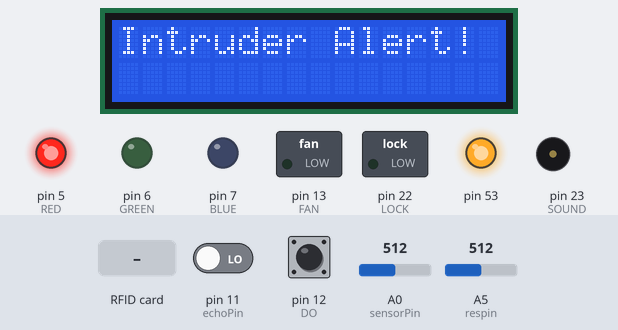
Bench run of a sketch on a simulated Arduino Mega 2560, built with avr-gcc and run on an emulated ATmega2560. Shown: 16×2 character LCD, switched loads named in the sketch (green lamp = pin HIGH), output pins drawn as LEDs (lit = HIGH), buzzer (waves = sounding). The test bench sets the inputs (shaded band); at power-on: A5 (respin) = 512, A0 (sensorPin) = 512, pin 11 (echoPin) LOW, pin 12 (DO) HIGH. The modem accepts every AT command (registered, SIM ready, sends succeed) and sends nothing else; pins used as bus, display or sensor lines are not drawn; what the sketch prints to the serial monitor is not drawn.

Above: at 1.8 s.
At 13.0 s:
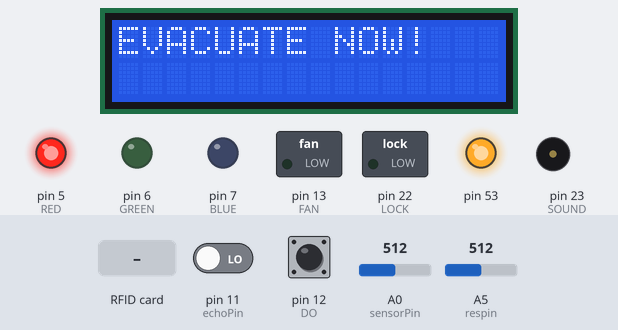
13.1 s: RFID card 97 C4 35 1B held to the reader
At 17.4 s:
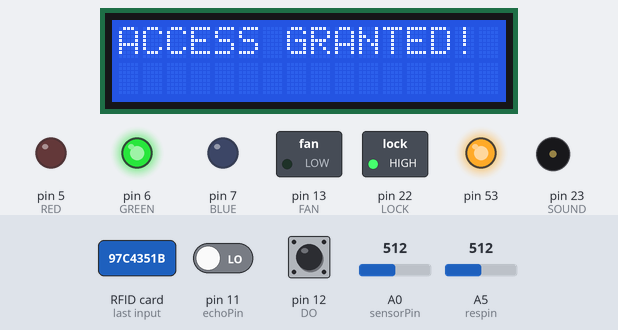
30.7 s: A5 (respin) set to 264
36.3 s: A5 (respin) set to 250
39.6 s: A0 (sensorPin) set to 490
At 45.3 s:
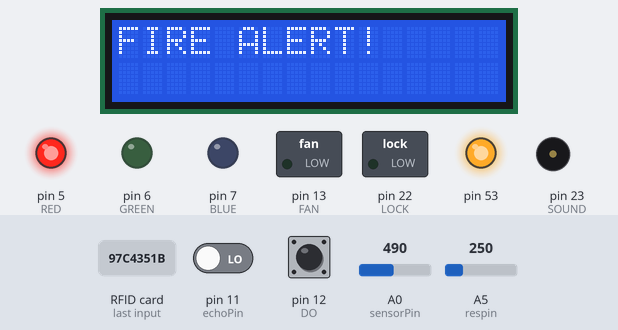
Timing chart, 0 to 51.9 s (numbered marks = the images above; inputs shaded):
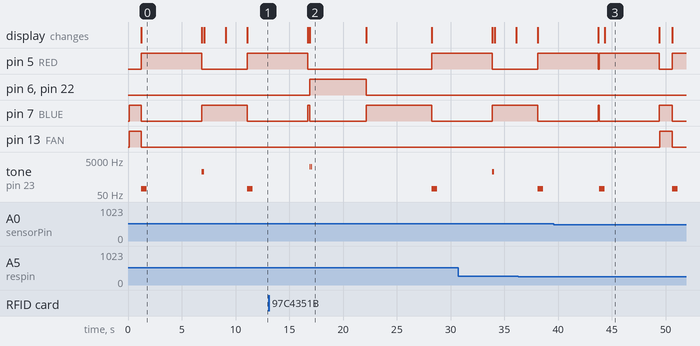

Measured:
- after the input at 13.1 s, pin 6 (GREEN), pin 22 (LOCK): LOW → HIGH after 3.8 s, → LOW 5.3 s later; the display: first differs from a run without the input after 3.8 s (image 2)
- after the input at 39.6 s, the display: first differs from a run without the input after 4.7 s (image 3)
- by itself, tone on pin 23 (SOUND): plays 2000 Hz for 0.10 s, 2000 Hz for 0.10 s, 100 Hz for 0.50 s
- what the display in image 0 shows lasts 5.6 s, from 1.3 s to 6.9 s
- what the display in image 2 shows lasts 5.2 s, from 16.9 s to 22.1 s

The sketch:

Home_Security_and_Safety_Automation.ino
```cpp
#define SS_PIN 9
#define RST_PIN 8
#define SP_PIN 8
#define FAN 13
#define RED 5
#define GREEN 6
#define BLUE 7
#define SOUND 23
#define LOCK 22

#include <Wire.h>
#include <LiquidCrystal_I2C.h>
#include<SoftwareSerial.h>
#include "SPI.h"
#include "MFRC522.h"
#include <SoftwareSerial.h>

LiquidCrystal_I2C lcd(0x27, 2,1,0,4,5,6,7,3, POSITIVE);
MFRC522 rfid(SS_PIN, RST_PIN);
MFRC522::MIFARE_Key key;
SoftwareSerial mySerial(3, 2);

int trigPin = 10;
int echoPin = 11;
long duration;
int distance;
int respin = A5;
int resval = 0;
int DO = 12;
int sensorPin = A0;
int sensorValue = 0;
int count = 0;
int fanActivation = 1;
void setup() {
  Serial.begin(9600);
  SPI.begin();
  rfid.PCD_Init();
  lcd.begin(16,2);
  pinMode(trigPin, OUTPUT);
  pinMode(echoPin, INPUT);
  pinMode(DO, INPUT);
  pinMode(FAN, OUTPUT);
  pinMode(RED, OUTPUT);
  pinMode(GREEN, OUTPUT);
  pinMode(BLUE, OUTPUT);
  pinMode(SOUND, OUTPUT);
  pinMode(LOCK, OUTPUT);
  digitalWrite(BLUE, HIGH);
  mySerial.begin(9600);
}
void loop() {
  if(fanActivation == 1){
    digitalWrite(FAN, HIGH);
    fanActivation = 0;
  }
  RFID();
  ULTRASONIC();
  WATER();
  GAS();
  FLAME();
}
/**
        Author: IOXhop
        Date: N.D.
        Description: This code scans the RFID Hexadecimal Tag and confirms if the tag is authorize or not.
**/
void RFID(){
  if (!rfid.PICC_IsNewCardPresent() || !rfid.PICC_ReadCardSerial())
    return;
  MFRC522::PICC_Type piccType = rfid.PICC_GetType(rfid.uid.sak);
  if (piccType != MFRC522::PICC_TYPE_MIFARE_MINI &&
    piccType != MFRC522::PICC_TYPE_MIFARE_1K &&
    piccType != MFRC522::PICC_TYPE_MIFARE_4K) {
    Serial.println(F("Your tag is not of type MIFARE Classic."));
    return;
  }
  String strID = "";
  for (byte i = 0; i < 4; i++) {
    strID +=
    (rfid.uid.uidByte[i] < 0x10 ? "0" : "") +
    String(rfid.uid.uidByte[i], HEX) +
    (i!=3 ? ":" : "");
  }
  strID.toUpperCase();
  Serial.print("Tap card key: ");
  Serial.println(strID);

  if (strID.indexOf("97:C4:35:1B") >= 0 || strID.indexOf("E2:17:C3:1B") >= 0){
    fanActivation = 1;
    lcd.print("ACCESS GRANTED!");
    digitalWrite(LOCK, HIGH);
    digitalWrite(BLUE, LOW);
    digitalWrite(RED, LOW);
    digitalWrite(GREEN, HIGH);
    tone(SOUND, 2000);
    delay(100);
    noTone(SOUND);
    delay(50);
    tone(SOUND, 2000);
    delay(100);
    noTone(SOUND);

    delay(5000);
    digitalWrite(LOCK, LOW);
    lcd.clear();
    digitalWrite(BLUE, HIGH);
    digitalWrite(RED, LOW);
    digitalWrite(GREEN, LOW);
    count = 0;
    delay(5000);

  }
  else{
    count++;
    if(count == 3){
    lcd.print("Intruder Alert!");

    /**
        Author: Last Minute Engineers
        Date: N.D
        Description: This code will initialize text message to the members of the family whenever it detects hazard or unwanted guest
**/
    mySerial.println("AT");
    updateSerial();
    mySerial.println("AT+CMGF=1");
    updateSerial();
    mySerial.println("AT+CMGS=\"+639125299027\"");
    updateSerial();
    mySerial.print("Anak, umuwi ka muna sa bahay, mag nagtatangkang pumasok sa pintuan natin!");
    updateSerial();
    mySerial.write(26);
    delay(3000);
    count = 0;
    }
    else{
      lcd.print("ACCESS DENIED!");
    }
    digitalWrite(FAN, LOW);
    digitalWrite(BLUE, LOW);
    digitalWrite(RED, HIGH);
    digitalWrite(GREEN, LOW);
    tone(SOUND, 100);
    delay(500);
    noTone(SOUND);

    delay(3000);
    lcd.clear();
    digitalWrite(BLUE, HIGH);
    digitalWrite(RED, LOW);
    digitalWrite(GREEN, LOW);
  }
  rfid.PICC_HaltA();
  rfid.PCD_StopCrypto1();
}
/**
        Author: How To Mechatronics
        Date: July 26, 2015
        Description: This code detects is there is an unwanted guest that will enter the window through sonar or sound waves.
**/
void ULTRASONIC(){
  digitalWrite(trigPin, LOW);
  delay(50);
  digitalWrite(trigPin, HIGH);
  delay(50);
  digitalWrite(trigPin, LOW);

  duration = pulseIn(echoPin, HIGH);
  distance = duration;

  if(distance < 500){
    lcd.print("Intruder Alert!");
    digitalWrite(FAN, LOW);
    digitalWrite(BLUE, LOW);
    digitalWrite(RED, HIGH);
    digitalWrite(GREEN, LOW);
    tone(SOUND, 100);
    delay(500);
    noTone(SOUND);
    /**
        Author: Last Minute Engineers
        Date: N.D
        Description: This code will initialize text message to the members of the family whenever it detects hazard or unwanted guest
**/
    mySerial.println("AT");
    updateSerial();
    mySerial.println("AT+CMGF=1");
    updateSerial();
    mySerial.println("AT+CMGS=\"+639397377889\"");
    updateSerial();
    mySerial.print("Anak, umuwi ka muna sa bahay, mag nagtatangkang pumasok sa bintana natin!");
    updateSerial();
    mySerial.write(26);


    delay(3000);
    lcd.clear();
    digitalWrite(BLUE, HIGH);
    digitalWrite(RED, LOW);
    digitalWrite(GREEN, LOW);


  }
   Serial.println(distance);
}
/**
        Author: The geek Pub
        Date: May 12, 2019
        Description: This code detects the water level that it can measure from Low, Medium, and High level.
**/
void WATER(){
  resval = analogRead(respin);
  if (resval > 100 && resval < 230){
    tone(SOUND, 1000);
    delay(200);
    noTone(SOUND);
    lcd.print("Water Level: Low");
    delay(2000);

    lcd.clear();
    lcd.print("Safe to Stay..");
    delay(2000);
    lcd.clear();
  }
  else if (resval > 230 && resval < 250){
    digitalWrite(FAN, LOW);
    tone(SOUND, 1000);
    delay(200);
    noTone(SOUND);
    lcd.print("Water Level is");
    delay(2000);
    lcd.clear();
    lcd.print("Medium");
    delay(2000);
    lcd.clear();
    lcd.print("Prepare to");
    delay(2000);
    lcd.clear();
    lcd.print("Evacuate");
    delay(2000);
    lcd.clear();
  }
  else if (resval > 250){
    digitalWrite(FAN, LOW);
    tone(SOUND, 1000);
    delay(200);
    noTone(SOUND);
    lcd.print("Water Level is");
    delay(2000);
    lcd.clear();
    lcd.print("High");
    delay(2000);
    lcd.clear();
    lcd.print("EVACUATE NOW!");
    digitalWrite(BLUE, LOW);
    digitalWrite(RED, HIGH);
    digitalWrite(GREEN, LOW);
    tone(SOUND, 100);
    delay(500);
    noTone(SOUND);
    /**
        Author: Last Minute Engineers
        Date: N.D
        Description: This code will initialize text message to the members of the family whenever it detects hazard or unwanted guest
**/
    mySerial.println("AT");
    updateSerial();
    mySerial.println("AT+CMGF=1");
    updateSerial();
    mySerial.println("AT+CMGS=\"+639125299027\"");
    updateSerial();
    mySerial.print("Anak, mataas na ang lebel ng tubig sa bahay lumikas na tayo!");
    updateSerial();
    mySerial.write(26);


    delay(3000);
    lcd.clear();
    digitalWrite(BLUE, HIGH);
    digitalWrite(RED, LOW);
    digitalWrite(GREEN, LOW);
  }
  //Serial.println(resval);
  delay(50);
}
/**
        Author: ElectroPeak
        Date: April 10, 2019
        Description: This code will allow the MQ-9 GAS sensor to detect Carbon monoxide and Flammable gases.
**/
void GAS(){
 int alarm = 0;
 float sensor_volt;
 float RS_gas;
 float ratio;
 float R0 = -0.10;
 int sensorValue = analogRead(A0);
 sensor_volt = ((float)sensorValue / 1024) * 5.0;
 RS_gas = (5.0 - sensor_volt) / sensor_volt;
 ratio = RS_gas / R0;
 alarm = digitalRead(DO);
 if (alarm == 0) {
  digitalWrite(FAN, LOW);
  lcd.print("Gas Detected!");
  digitalWrite(BLUE, LOW);
    digitalWrite(RED, HIGH);
    digitalWrite(GREEN, LOW);
    tone(SOUND, 100);
    delay(500);
    noTone(SOUND);
    /**
        Author: Last Minute Engineers
        Date: N.D
        Description: This code will initialize text message to the members of the family whenever it detects hazard or unwanted guest
**/
    mySerial.println("AT");
    updateSerial();
    mySerial.println("AT+CMGF=1");
    updateSerial();
    mySerial.println("AT+CMGS=\"+639397377889\"");
    updateSerial();
    mySerial.print("Anak, umuwi ka muna, nag leleak ang GAS natin!");
    updateSerial();
    mySerial.write(26);


    delay(3000);
    lcd.clear();
    digitalWrite(BLUE, HIGH);
    digitalWrite(RED, LOW);
    digitalWrite(GREEN, LOW);
  }
 delay(50);
}
/**
        Author: TechPonder
        Date: August 18, 2015
        Description: Flame sensor is interfaced to arduino to detect Flame. Led and buzzer are interfaced to arduino to indicate the flame.
**/
void FLAME(){
  sensorValue = analogRead(sensorPin);
  if (sensorValue < 500)
  {
    digitalWrite(FAN, LOW);
    digitalWrite(BLUE, LOW);
    digitalWrite(RED, HIGH);
    digitalWrite(GREEN, LOW);
    tone(SOUND, 100);
    delay(500);
    noTone(SOUND);
    lcd.print("FIRE ALERT!");

    /**
        Author: Last Minute Engineers
        Date: N.D
        Description: This code will initialize text message to the members of the family whenever it detects hazard or unwanted guest
**/
    mySerial.println("AT");
    updateSerial();
    mySerial.println("AT+CMGF=1");
    updateSerial();
    mySerial.println("AT+CMGS=\"+639555490096\"");
    updateSerial();
    mySerial.print("Anak, may sunog sa bahay umuwi ka agad bilis!");
    updateSerial();
    mySerial.write(26);


    delay(3000);
    lcd.clear();
    digitalWrite(BLUE, HIGH);
    digitalWrite(RED, LOW);
    digitalWrite(GREEN, LOW);
  }
  delay(50);
}
/**
        Author: Last Minute Engineers
        Date: N.D
        Description: This code will initialize text message to the members of the family whenever it detects hazard or unwanted guest
**/
void updateSerial()
{
  delay(500);
  while (Serial.available())
  {
    mySerial.write(Serial.read());//Forward what Serial received to Software Serial Port
  }
  while(mySerial.available())
  {
    Serial.write(mySerial.read());//Forward what Software Serial received to Serial Port
  }
}
```
